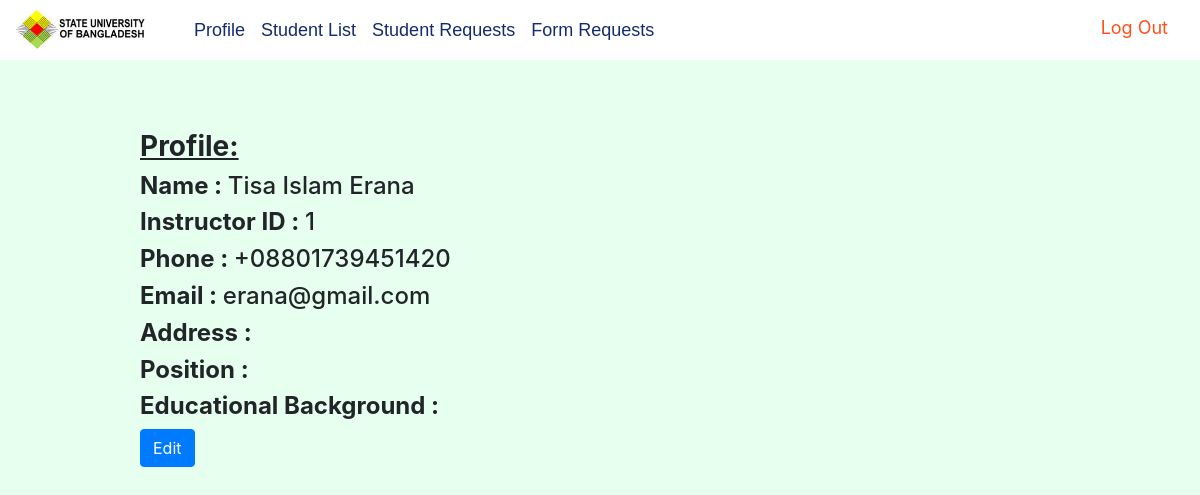
The app's page /teacher_profile.php (signed in) with its own data.
### tables this page shows
CREATE TABLE `teachers` (
  `name` varchar(30) DEFAULT NULL,
  `insid` varchar(15) NOT NULL,
  `pass` varchar(35) NOT NULL,
  `email` varchar(40) NOT NULL,
  `status` char(1) DEFAULT NULL,
  `phone` varchar(15) DEFAULT NULL,
  `position` varchar(40) DEFAULT NULL,
  `address` varchar(70) DEFAULT NULL,
  `edu` varchar(200) DEFAULT NULL
);

### teacher_profile.php (the view, shortened to what this page needs)
<html>
<head>
    <link href="laibery/bootstrap.min.css" rel="stylesheet">
    <?php
    include_once 'laibery/db.php';
    $insid=$_SESSION['user_info']['insid'];
    $query="SELECT * from teachers where insid='$insid'";
    $result=mysqli_query($link,$query);
    $data=mysqli_fetch_assoc($result);
    ?>
</head>
<body style="background-color:#e6ffef">
<div class="container">
    <div class="header" style="height: 60px; width: 100%">
        <?php
         include_once 'teacher_nav.php';
        ?>
    </div>
    <div class="blank" style="height: 70px; width: 100%"></div>
    <div class="row">
        <div class="col-md-1">
        </div>
        <div class="col-md-8" >
            <h3><b><u>Profile:</u></h3>
            <h4><b>Name : </b><?= $data['name']?></h4>
            <h4><b>Instructor ID : </b><?= $data['insid']?></h4>
            <h4><b>Phone : </b><?= $data['phone']?></h4>
            <h4><b>Email : </b><?= $data['email']?></h4>
            <h4><b>Address : </b><?= $data['address']?></h4>
            <h4><b>Position : </b><?= $data['position']?></h4>
            <h4><b>Educational Background : </b><?= $data['edu']?></h4>
            <a href="teacher_profile_edit.php">
                <button class="btn btn-primary">Edit</button>
            </a>
        </div>
    </div>
</div>
</body>
</html>

### records on screen
teachers: name "Tisa Islam Erana", insid "1", phone "+08801739451420", email "erana@gmail.com"
